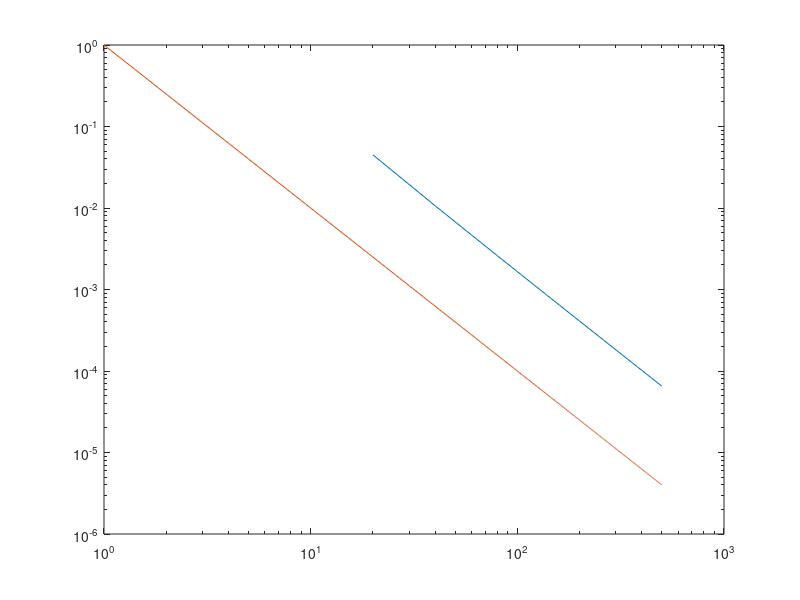
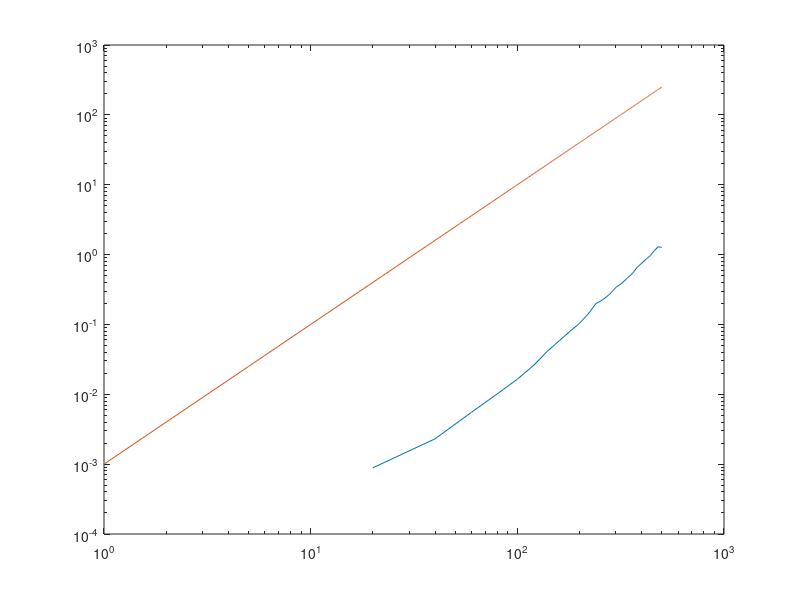

Reproduce these figures in MATLAB, in order.
function twoD_laplacian

  for I = 1:25
    I
    Ene(I) = 20*I;
    N = Ene(I);
    H = 1/(N-1);
    X = 0:H:1;
    L = laplacian_matrix;
    Y = initial_condition;
    Z = L*Y;
    Feo(I) = norm(Z + 2*pi^2*Y,inf);
    A = speye(N^2) - 0.1*L;
    tic;
    A\Y;
    Time(I) = toc;
  end
  figure(1)
  loglog(Ene, Feo)
  hold on
  X = 1:500; Y = X.^(-2);
  loglog(X,Y)
  figure(2)
  loglog(Ene,Time)
  hold on
  X = 1:500; Y = X.^2/1000;
  loglog(X,Y)
%   figure(2)
%   surf(reshape(Z,N,N))
%   shading interp
%   figure(3)
%   surf(reshape(-2*pi^2*Y,N,N))
%   shading interp

  function l = laplacian_matrix

    m1 = speye(N);
    data = ones(N,3); data(:,2) = -2;
    m2 = spdiags(data,-1:1,N,N);
    l = kron(m1,m2) + kron(m2,m1);
    for i = 1:N
      l(i,N+i) = 2;
      l(N*(N-1)+i,N*(N-2)+i) = 2;
      l(N*i,N*i-1) = 2;
      l(N*(i-1)+1,N*(i-1)+2) = 2;
    end
    l = l/H^2;
  end

  function y = initial_condition
    
    for i = 1:N
      for j = 1:N
        y1(i,j) = cos(pi*X(i))*cos(pi*X(j));
      end
    end
    y = reshape(y1,N^2,1);
  end
end